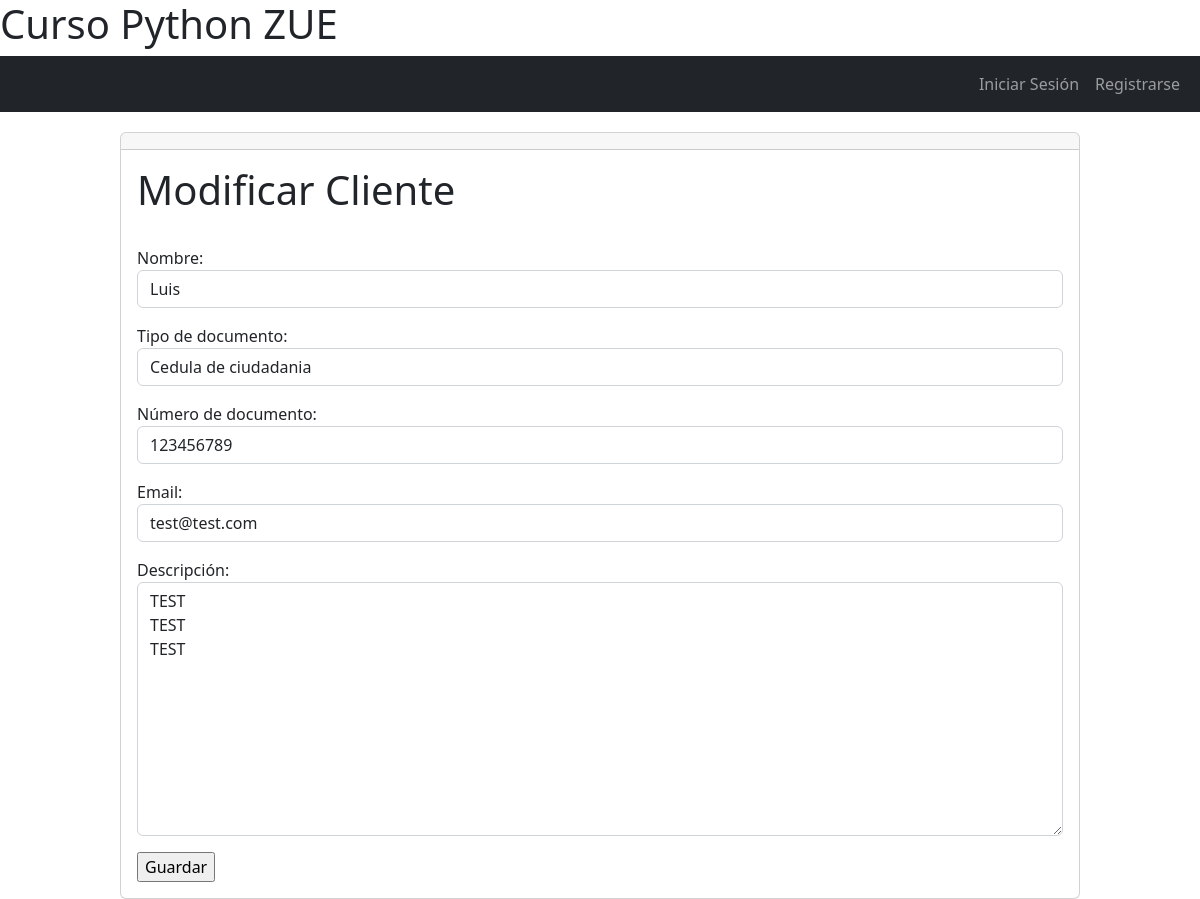
The app's page /modificar_cliente/1 with its own data.
### clientes/models.py (models this page shows, shortened)
class Clientes(models.Model):
    TIPO_DOCUMENTOS = (
        ('NI','NIT'),
        ('CC','Cedula de ciudadania'),
        ('PA','Pasaporte'),
        ('OT', 'Otro'),
    )
    nombre = models.CharField(verbose_name='Nombre',max_length=100)
    tipo_documento = models.CharField(verbose_name='Tipo de documento',max_length=2, choices=TIPO_DOCUMENTOS)
    num_documento = models.CharField(verbose_name='Número de documento',max_length=20)
    email = models.EmailField(verbose_name='Email',max_length=100)
    descripcion = models.TextField(verbose_name='Descripción')
    class Meta:
        verbose_name = 'Cliente'
        verbose_name_plural = 'Clientes'

### clientes/views.py (the view, shortened to what this page needs)
# urls.py: path('modificar_cliente/<int:id>', vc.modificar_cliente, name='modificar_cliente'),
def modificar_cliente(request,id):
    cliente = Clientes.objects.get(pk=id)
    form = ClientesForm(instance=cliente)
    return render(request, 'formulario_cliente.html', {
        'title': 'Modificar Cliente',
        'form': form,
    })

### clientes/models.py
class ClientesForm(ModelForm):
    class Meta:
        model = Clientes
        fields = '__all__'
    def __init__(self, *args, **kwargs):
        super().__init__(*args, **kwargs)
        self.fields['nombre'].widget.attrs['class'] = 'form-control'
        self.fields['tipo_documento'].widget.attrs['class'] = 'form-control'
        self.fields['num_documento'].widget.attrs['class'] = 'form-control'
        self.fields['email'].widget.attrs['class'] = 'form-control'
        self.fields['descripcion'].widget.attrs['class'] = 'form-control'

### clientes/templates/formulario_cliente.html (shortened to what this page needs)
{% extends 'layout.html' %}
{% block content %}
<h1>{{ title }}</h1>
<br/>
<form method="post" action="">
    {{ form.as_p }}
    <input type="submit" value="Guardar"/>
</form>
{% endblock %}

### records on screen
Clientes: nombre "Luis", tipo_documento "Cedula de ciudadania", num_documento "123456789", email "test@test.com", descripcion "TEST TEST TEST"

### other values on screen
{{ title }} "Modificar Cliente"
